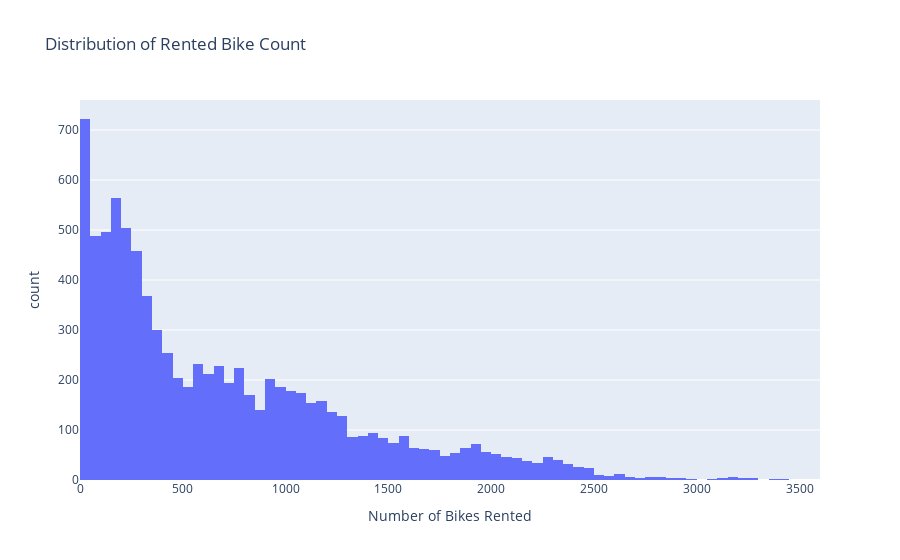
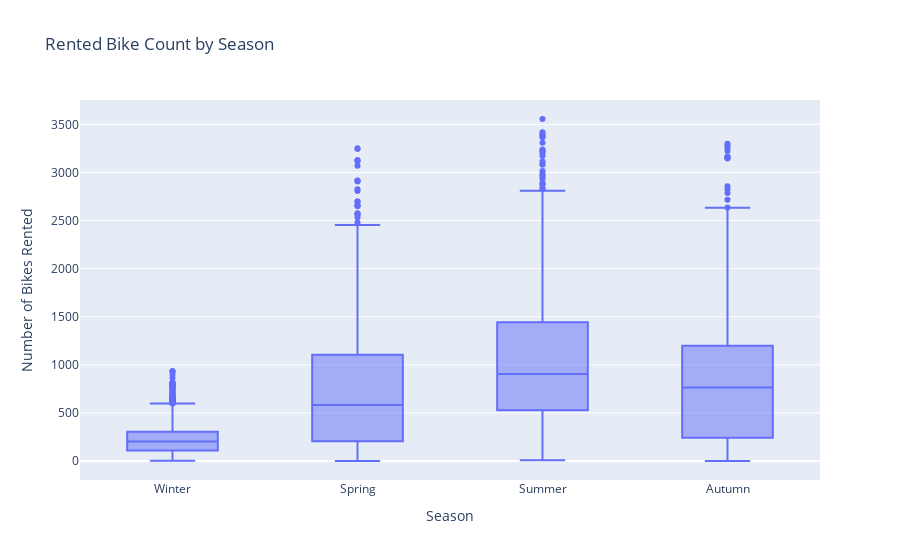
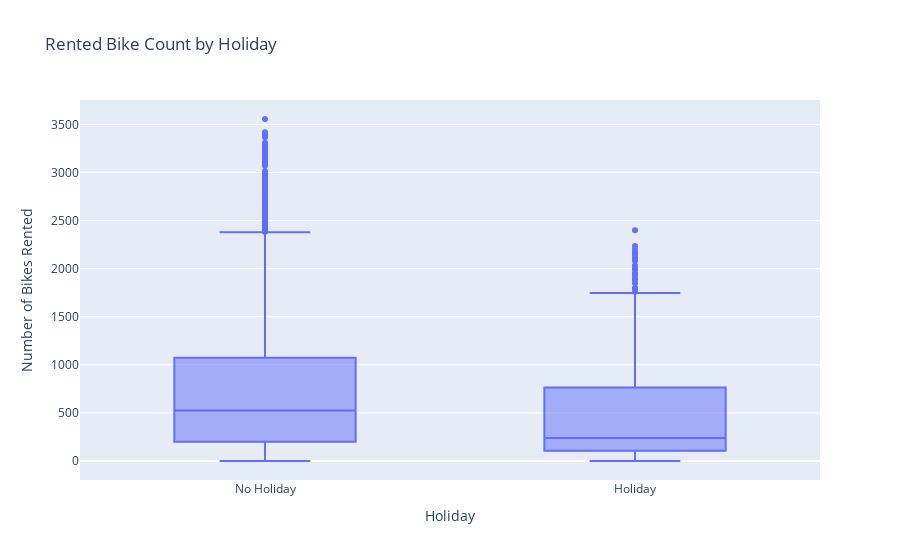

The notebook cell saved with these charts, in order:
### Markdown cell above
We gather informations about our dataset, we already know that there is :
 - 14 Variables 
 - 8760 inviduals
 - Apparently no missing values

### Code cell
fig_bikes = px.histogram(X, x='Rented Bike Count',
                          title='Distribution of Rented Bike Count',
                          labels={'Rented Bike Count': 'Number of Bikes Rented'})
fig_bikes.show()

fig_season = px.box(X, x='Seasons', y='Rented Bike Count',
                    title='Rented Bike Count by Season',
                    labels={'Seasons': 'Season', 'Rented Bike Count': 'Number of Bikes Rented'})
fig_season.show()

fig_holiday = px.box(X, x='Holiday', y='Rented Bike Count',
                     title='Rented Bike Count by Holiday',
                     labels={'Holiday': 'Holiday', 'Rented Bike Count': 'Number of Bikes Rented'})
fig_holiday.show()

### Figure 1 — Plotly figure (JSON) as saved in the notebook; plotly's stock layout.template omitted (floating-point values rounded to 4 significant figures; data arrays with more than 128 entries replaced by an {"elided": "..."} marker saying what was removed)
{"data": [{"alignmentgroup": "True", "bingroup": "x", "hovertemplate": "Number of Bikes Rented=%{x}<br>count=%{y}<extra></extra>", "legendgroup": "", "marker": {"color": "#636efa", "pattern": {"shape": ""}}, "name": "", "offsetgroup": "", "orientation": "v", "showlegend": false, "type": "histogram", "x": {"elided": "8760 int values"}, "xaxis": "x", "yaxis": "y"}], "layout": {"barmode": "relative", "legend": {"tracegroupgap": 0}, "title": {"text": "Distribution of Rented Bike Count"}, "xaxis": {"anchor": "y", "domain": [0, 1], "title": {"text": "Number of Bikes Rented"}}, "yaxis": {"anchor": "x", "domain": [0, 1], "title": {"text": "count"}}}}

### Figure 2 — Plotly figure (JSON) as saved in the notebook; plotly's stock layout.template omitted (floating-point values rounded to 4 significant figures; data arrays with more than 128 entries replaced by an {"elided": "..."} marker saying what was removed)
{"data": [{"alignmentgroup": "True", "hovertemplate": "Season=%{x}<br>Number of Bikes Rented=%{y}<extra></extra>", "legendgroup": "", "marker": {"color": "#636efa"}, "name": "", "notched": false, "offsetgroup": "", "orientation": "v", "showlegend": false, "type": "box", "x": {"elided": "8760 str values"}, "x0": " ", "xaxis": "x", "y": {"elided": "8760 int values"}, "y0": " ", "yaxis": "y"}], "layout": {"boxmode": "group", "legend": {"tracegroupgap": 0}, "title": {"text": "Rented Bike Count by Season"}, "xaxis": {"anchor": "y", "domain": [0, 1], "title": {"text": "Season"}}, "yaxis": {"anchor": "x", "domain": [0, 1], "title": {"text": "Number of Bikes Rented"}}}}

### Figure 3 — Plotly figure (JSON) as saved in the notebook; plotly's stock layout.template omitted (floating-point values rounded to 4 significant figures; data arrays with more than 128 entries replaced by an {"elided": "..."} marker saying what was removed)
{"data": [{"alignmentgroup": "True", "hovertemplate": "Holiday=%{x}<br>Number of Bikes Rented=%{y}<extra></extra>", "legendgroup": "", "marker": {"color": "#636efa"}, "name": "", "notched": false, "offsetgroup": "", "orientation": "v", "showlegend": false, "type": "box", "x": {"elided": "8760 str values"}, "x0": " ", "xaxis": "x", "y": {"elided": "8760 int values"}, "y0": " ", "yaxis": "y"}], "layout": {"boxmode": "group", "legend": {"tracegroupgap": 0}, "title": {"text": "Rented Bike Count by Holiday"}, "xaxis": {"anchor": "y", "domain": [0, 1], "title": {"text": "Holiday"}}, "yaxis": {"anchor": "x", "domain": [0, 1], "title": {"text": "Number of Bikes Rented"}}}}
